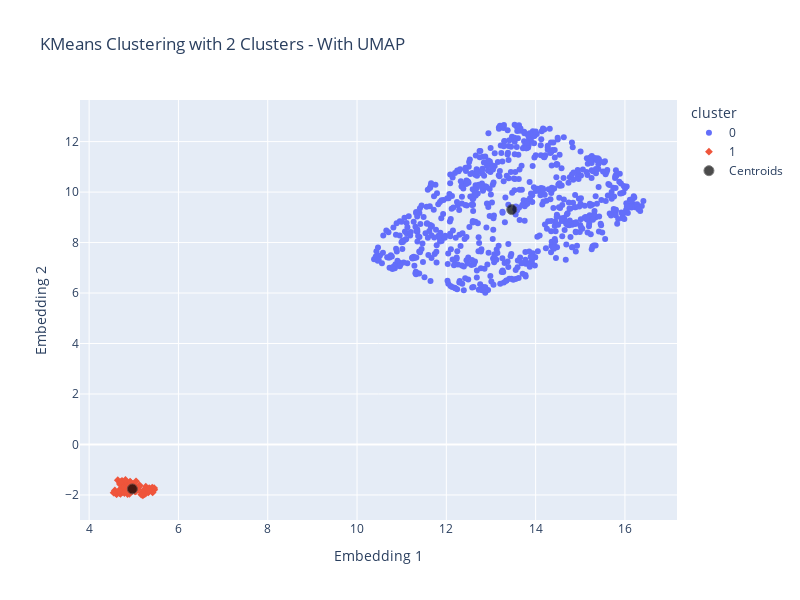

Source (notebook cell):
### Code cell
num_clusters = 2
kmeans = KMeans(n_clusters=num_clusters, n_init='auto', random_state=5)
model = kmeans.fit(df_umap)

df_umap['cluster'] = model.labels_.astype(str)


# Get the centroids
centers = model.cluster_centers_

# Plot using Plotly Express
fig = px.scatter(df_umap, x=df_umap['Embedding 1'], y=df_umap['Embedding 2'], color='cluster', symbol='cluster',
                 title=f'KMeans Clustering with {num_clusters} Clusters - With UMAP',
                 color_continuous_scale=px.colors.qualitative.Vivid, width=800, height=600)

# Add centroids as scatter points
centroid_fig = fig.add_scatter(x=centers[:, 0], y=centers[:, 1], mode='markers',
                               marker=dict(size=10, color='black', symbol='circle', line=dict(width=1)), name = 'Centroids', opacity = 0.7)

# Show the plot with centroids
centroid_fig.show()

### Figure 1 — Plotly figure (JSON) as saved in the notebook; plotly's stock layout.template omitted (floating-point values rounded to 4 significant figures; data arrays with more than 128 entries replaced by an {"elided": "..."} marker saying what was removed)
{"data": [{"hovertemplate": "cluster=0<br>Embedding 1=%{x}<br>Embedding 2=%{y}<extra></extra>", "legendgroup": "0", "marker": {"color": "#636efa", "symbol": "circle"}, "mode": "markers", "name": "0", "orientation": "v", "showlegend": true, "type": "scatter", "x": {"elided": "735 float values"}, "xaxis": "x", "y": {"elided": "735 float values"}, "yaxis": "y"}, {"hovertemplate": "cluster=1<br>Embedding 1=%{x}<br>Embedding 2=%{y}<extra></extra>", "legendgroup": "1", "marker": {"color": "#EF553B", "symbol": "diamond"}, "mode": "markers", "name": "1", "orientation": "v", "showlegend": true, "type": "scatter", "x": [4.825, 5.09, 5.027, 4.863, 4.763, 4.741, 5.181, 5.045, 4.618, 4.727, 4.957, 4.679, 4.587, 4.581, 5.204, 5.197, 5.244, 5.269, 4.576, 4.699, 4.861, 4.84, 5.266, 5.101, 4.611, 4.703, 4.871, 4.548, 4.757, 4.709, 4.677, 4.793, 4.688, 4.696, 5.168, 4.902, 4.98, 5.131, 5.327, 4.898, 5.033, 4.79, 4.845, 4.833, 4.755, 4.927, 5.226, 5.078, 5.269, 5.285, 5.36, 5.345, 5.051, 4.916, 5.459, 5.456, 5.402, 5.401, 5.413, 5.422, 4.641, 4.717, 4.736, 4.814, 5.345], "xaxis": "x", "y": [-1.728, -1.774, -1.858, -1.805, -1.803, -1.888, -1.91, -1.863, -1.969, -1.78, -1.734, -1.924, -1.889, -1.916, -2.012, -1.97, -1.971, -1.933, -1.822, -1.9, -1.963, -1.739, -1.794, -1.702, -1.955, -1.957, -1.652, -1.909, -1.861, -1.754, -1.83, -1.698, -1.526, -1.584, -1.985, -1.961, -1.58, -1.621, -1.9, -1.856, -1.63, -1.924, -1.513, -1.476, -1.491, -1.493, -1.807, -1.773, -1.674, -1.731, -1.756, -1.735, -1.46, -1.475, -1.792, -1.729, -1.787, -1.813, -1.707, -1.899, -1.416, -1.472, -1.442, -1.405, -1.821], "yaxis": "y"}, {"marker": {"color": "black", "line": {"width": 1}, "size": 10, "symbol": "circle"}, "mode": "markers", "name": "Centroids", "opacity": 0.7, "type": "scatter", "x": [13.46, 4.968], "y": [9.305, -1.762]}], "layout": {"height": 600, "legend": {"title": {"text": "cluster"}, "tracegroupgap": 0}, "title": {"text": "KMeans Clustering with 2 Clusters - With UMAP"}, "width": 800, "xaxis": {"anchor": "y", "domain": [0, 1], "title": {"text": "Embedding 1"}}, "yaxis": {"anchor": "x", "domain": [0, 1], "title": {"text": "Embedding 2"}}}}
